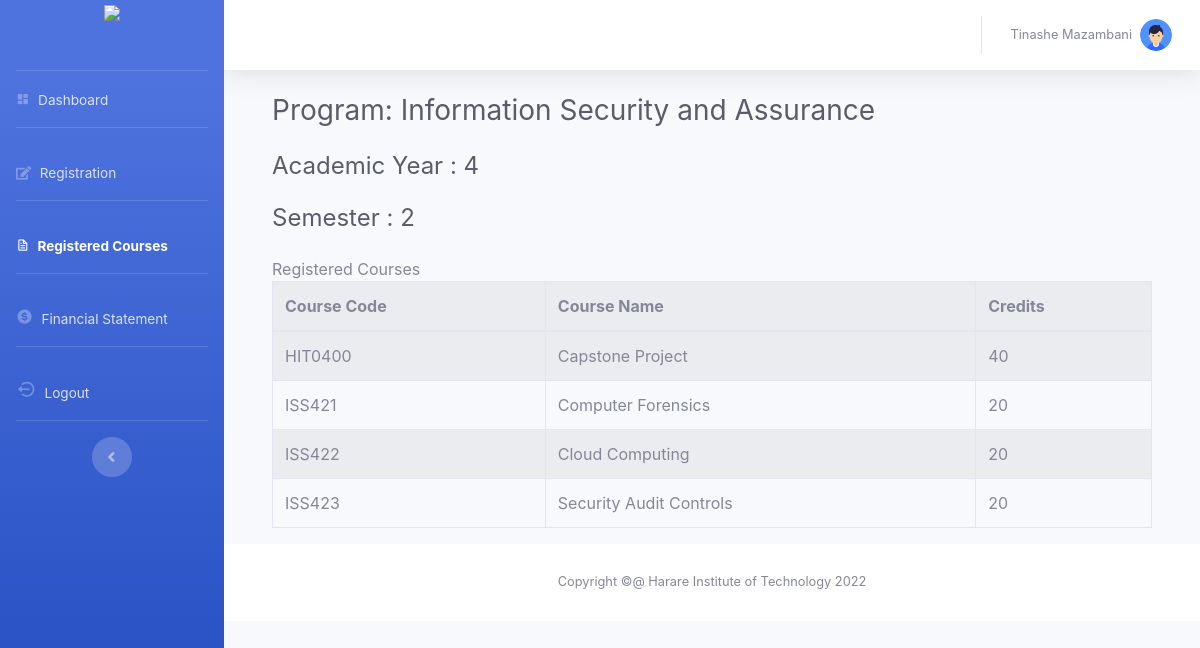
/student/reg_courses.php (signed in), run on the app's committed database.
### tables this page shows
CREATE TABLE `users` (
  `user_id` char(10) NOT NULL,
  `firstname` varchar(50) NOT NULL,
  `lastname` varchar(50) NOT NULL,
  `gender` char(1) NOT NULL,
  `email` varchar(255) DEFAULT NULL,
  `password` varchar(500) NOT NULL,
  `dept_code` char(10) NOT NULL,
  `role_id` int(11) NOT NULL,
  `part` char(10) NOT NULL,
  `uni_code` char(10) NOT NULL,
  `school_id` char(10) NOT NULL,
  `tec_id` int(11) NOT NULL DEFAULT 2,
  `reg_id` varchar(50) NOT NULL DEFAULT 'not registered',
  `fees` int(11) NOT NULL DEFAULT 0
);

CREATE TABLE `departments` (
  `dept_code` char(5) NOT NULL,
  `dept_name` varchar(50) NOT NULL
);

CREATE TABLE `levels` (
  `part` char(10) NOT NULL,
  `year` int(11) NOT NULL,
  `semester` int(11) NOT NULL
);

CREATE TABLE `university_courses` (
  `uni_coursecode` char(10) NOT NULL,
  `uni_coursename` varchar(50) NOT NULL,
  `credits` int(11) NOT NULL,
  `part` char(10) NOT NULL,
  `uni_code` char(10) NOT NULL
);

CREATE TABLE `courses` (
  `course_code` char(10) NOT NULL,
  `course_name` varchar(250) NOT NULL,
  `credits` varchar(50) NOT NULL,
  `dept_code` char(5) NOT NULL,
  `part` char(10) NOT NULL
);

### includes/validate.php (called while the page is built, shortened)
<?php
class Validate extends mysqli
{
    public $conn = null;
    public function __construct($conn)
    {
        $this->conn = $conn;
    }
    public function isNumRows($result)
    {
        if ($result->num_rows > 0) {
            return true;
        } else {
            return false;
        }
    }
    public function loadDept($userCredential)
    {
        $deptCode = null;
        $this->query = "SELECT * FROM users WHERE email = '$userCredential' OR user_id = '$userCredential'";
        $result = $this->conn->query($this->query);
        if ($this->isNumRows($result)) {
            $data = $result->fetch_assoc();
            $deptCode = $data['dept_code'];
        } else {
            $this->errorMessage = "Failed to find department code";
        }
        return $deptCode;
    }
    public function findUser($userEmail)
    {
        $user = null;
        $this->query = "SELECT * FROM users WHERE email = '$userEmail' OR user_id = '$userEmail'";
        $result = $this->conn->query($this->query);
        if ($this->isNumRows($result)) {
            $user = $result->fetch_assoc();
        } else {
            $this->errorMessage = "No user found for given email";
        }
        return $user;
    }
    public function loadPart($userCredential)
    {
        $part = null;
        $this->query = "SELECT * FROM users WHERE email = '$userCredential' OR user_id = '$userCredential'";
        $result = $this->conn->query($this->query);
        if ($this->isNumRows($result)) {
            $data = $result->fetch_assoc();
            $part = $data['part'];
        } else {
            $this->errorMessage = "Failed to find department code";
        }
        return $part;
    }
    public function loadSchool($userCredential)
    {
        $schoolCode = null;
        $this->query = "SELECT * FROM users WHERE email = '$userCredential' OR user_id = '$userCredential'";
        $result = $this->conn->query($this->query);
        if ($this->isNumRows($result)) {
            $data = $result->fetch_assoc();
            $schoolCode = $data['school_id'];
        } else {
            $this->errorMessage = "Failed to find school courses";
        }
        return $schoolCode;
    }
}

### student/reg_courses.php (the view, shortened to what this page needs)
<?php
include "../includes/config.php";
$deptCode = $finder->loadDept($_SESSION['email']);
$part = $finder->loadPart($_SESSION['email']);
$user = $finder->findUser($_SESSION['email']);
$schoolCode = $finder->loadSchool($_SESSION['email']);
$sqli = "SELECT * FROM levels WHERE `part` = '$part'";
$results = $conn->query($sqli);
$rows = $results->fetch_assoc();
$year = $rows['year'];
$semester = $rows['semester'];
$sqli = "SELECT * FROM departments WHERE `dept_code` = '$deptCode'";
$results = $conn->query($sqli);
$rows = $results->fetch_assoc();
$department = $rows['dept_name'];
?>
<!DOCTYPE html>
<html lang="en">
<head>
  <link rel="stylesheet" href="../assets/css/sb-admin-2.min.css">
  <link href='https://unpkg.com/boxicons@2.1.1/css/boxicons.min.css' rel='stylesheet'>
  <link rel="stylesheet" href="https://cdnjs.cloudflare.com/ajax/libs/font-awesome/5.15.3/css/all.min.css" />
</head>
<body id="page-top">
  <div id="wrapper">
    <ul class="navbar-nav bg-gradient-primary sidebar sidebar-dark accordion" id="accordionSidebar">
      <a class="sidebar-brand d-flex align-items-center justify-content-center" href="">
        <img src="https://www.hit.ac.zw/images/HIT_logo.png" height="60">
      </a>
      <hr class="sidebar-divider my-0">
      <li class="nav-item">
        <a class="nav-link" href="student_dash.php">
          <i class="bx bxs-dashboard"></i>
          <span>Dashboard</span></a>
      </li>
      <hr class="sidebar-divider">
      <li class="nav-item">
        <a class="nav-link" href="fees_validate.php">
          <i class="fas fa-edit"></i>
          <span>Registration</span></a>
      </li>
      <hr class="sidebar-divider">
      <li class="nav-item active">
        <a class="nav-link" href="reg_validation.php">
          <i class="bx bx-file"></i>
          <span>Registered Courses</span></a>
      </li>
      <hr class="sidebar-divider">
      <li class="nav-item">
        <a class="nav-link" href="Financial.php">
          <i style="font-size:17px;" class="bx bxs-dollar-circle"></i>
          <span>Financial Statement</span></a>
      </li>
      <hr class="sidebar-divider">
      <li class="nav-item">
        <a class="nav-link" href="../logout.php">
          <i style="font-size:20px;" class="bx bx-log-out-circle"></i>
          <span>Logout</span></a>
      </li>
      <hr class="sidebar-divider d-none d-md-block">
      <div class="text-center d-none d-md-inline">
        <button class="rounded-circle border-0" id="sidebarToggle"></button>
      </div>
    </ul>
    <div id="content-wrapper" class="d-flex flex-column">
      <div id="content">
        <nav class="navbar navbar-expand navbar-light bg-white topbar mb-4 static-top shadow">
          <ul class="navbar-nav ml-auto">
            <li class="nav-item dropdown no-arrow">
              <a class="nav-link dropdown-toggle" href="#" id="userDropdown" role="button" data-toggle="dropdown"
                aria-haspopup="true" aria-expanded="false">
                <span
                  class="mr-2 d-none d-lg-inline text-gray-600 small"><?php echo $user['firstname'] . " " . $user['lastname'] ?></span>
                <img class="img-profile rounded-circle" src="../assets/images/user.png">
              </a>
            </li>
          </ul>
        </nav>
        <div class="container-fluid">
          <div class="container">
          <h1 class="h3 mb-4 text-gray-800">Program: <?php echo $department; ?></h1>
          <h2 class="h4 mb-4 text-gray-800">Academic Year :  <?php echo $year; ?> </h2>
          <h2 class="h4 mb-4 text-gray-800">Semester : <?php echo $semester;?> </h2>
            <?php
          echo '<div class="text-left">Registered Courses</div>';?>
            <table class="table table-striped table table-bordered">
              <head>
                <tr>
                  <th scope="col">Course Code</th>
                  <th scope="col">Course Name</th>
                  <th scope="col">Credits</th>
                </tr>
                <tbody>
                  <?php
                                    $sqli = "SELECT * FROM university_courses WHERE `uni_coursecode` != 'HIT2203' AND part = '$part'";
                                    $results = $conn->query($sqli);
                                    if ($results) {
                                        while ($rows = $results->fetch_assoc()) {
                                            $uni_Code = $rows['uni_coursecode'];
                                            $uni_courseName = $rows['uni_coursename'];
                                            $uni_credits = $rows['credits'];
                                            echo '<tr>
     <td scope="row">' . $uni_Code . '</td>
     <td>' . $uni_courseName . '</td>
     <td> ' . $uni_credits . '</td>
        </tr>';
                                        }
                                    }
                                    ?>
                  <?php
                                    $sql = "SELECT * FROM courses WHERE `dept_code` = '$deptCode' AND part = '$part' ";
                                    $result = $conn->query($sql);
                                    if ($result) {
                                        while ($row = $result->fetch_assoc()) {
                                            $courseCode = $row['course_code'];
                                            $courseName = $row['course_name'];
                                            $credits = $row['credits'];
                                            echo '<tr>
     <td scope="row">' . $courseCode . '</td>
     <td>' . $courseName . '</td>
     <td> ' . $credits . '</td>
        </tr>';
                                        }
                                    }
                                    ?>
                </tbody>
            </table>
          </div>
        </div>
        <footer class="sticky-footer bg-white">
          <div class="container my-auto">
            <div class="copyright text-center my-auto">
              <span>Copyright &copy;@ Harare Institute of Technology 2022</span>
            </div>
          </div>
        </footer>
      </div>
    </div>
</body>
</html>

### data on the page
users: firstname "Tinashe", lastname "Mazambani"
departments: dept_name "Information Security and Assurance"
levels: year "4", semester "2"
university_courses: uni_coursecode "HIT0400", uni_coursename "Capstone Project", credits "40"
courses: course_code "ISS421", course_name "Computer Forensics", credits "20"
courses: course_code "ISS422", course_name "Cloud Computing", credits "20"
courses: course_code "ISS423", course_name "Security Audit Controls", credits "20"
